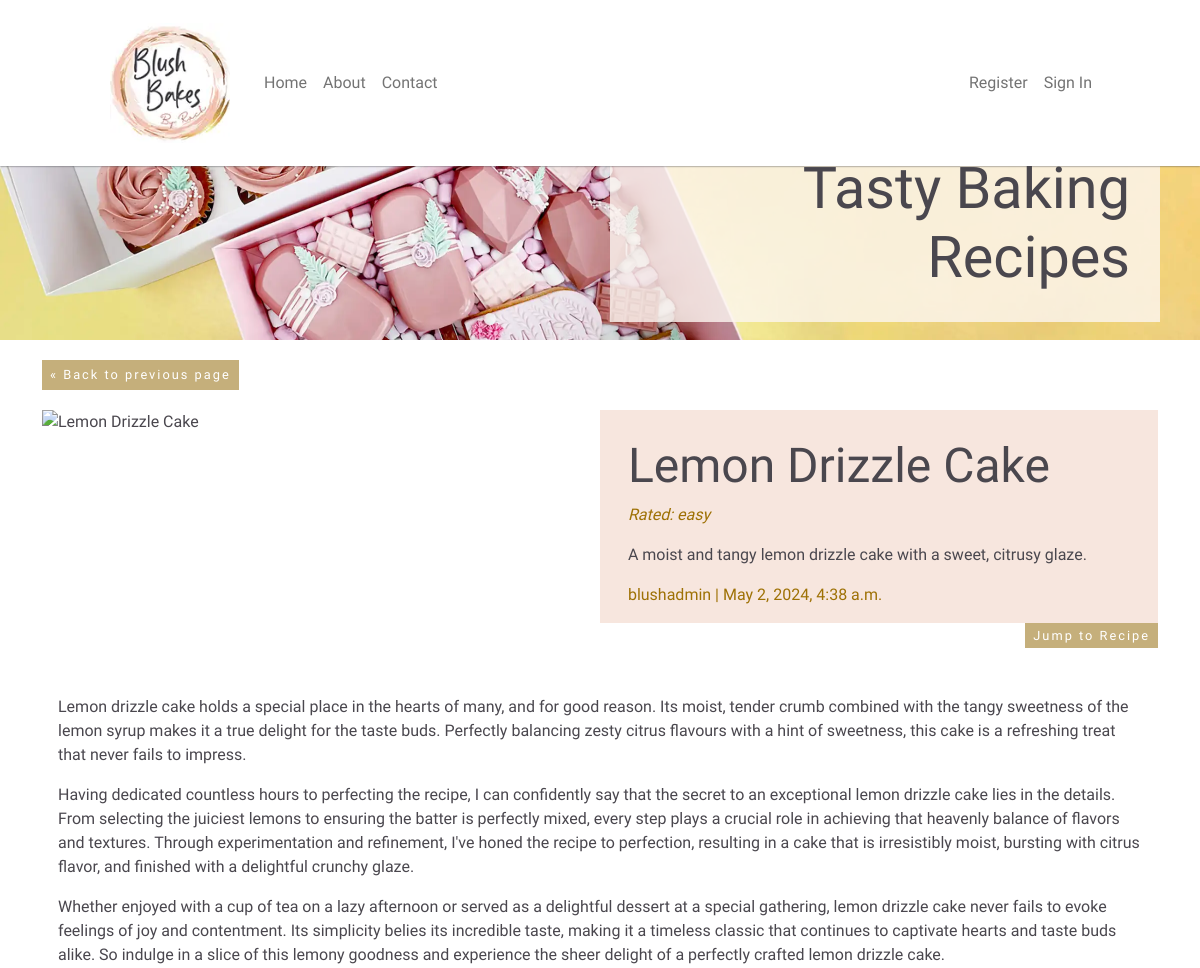
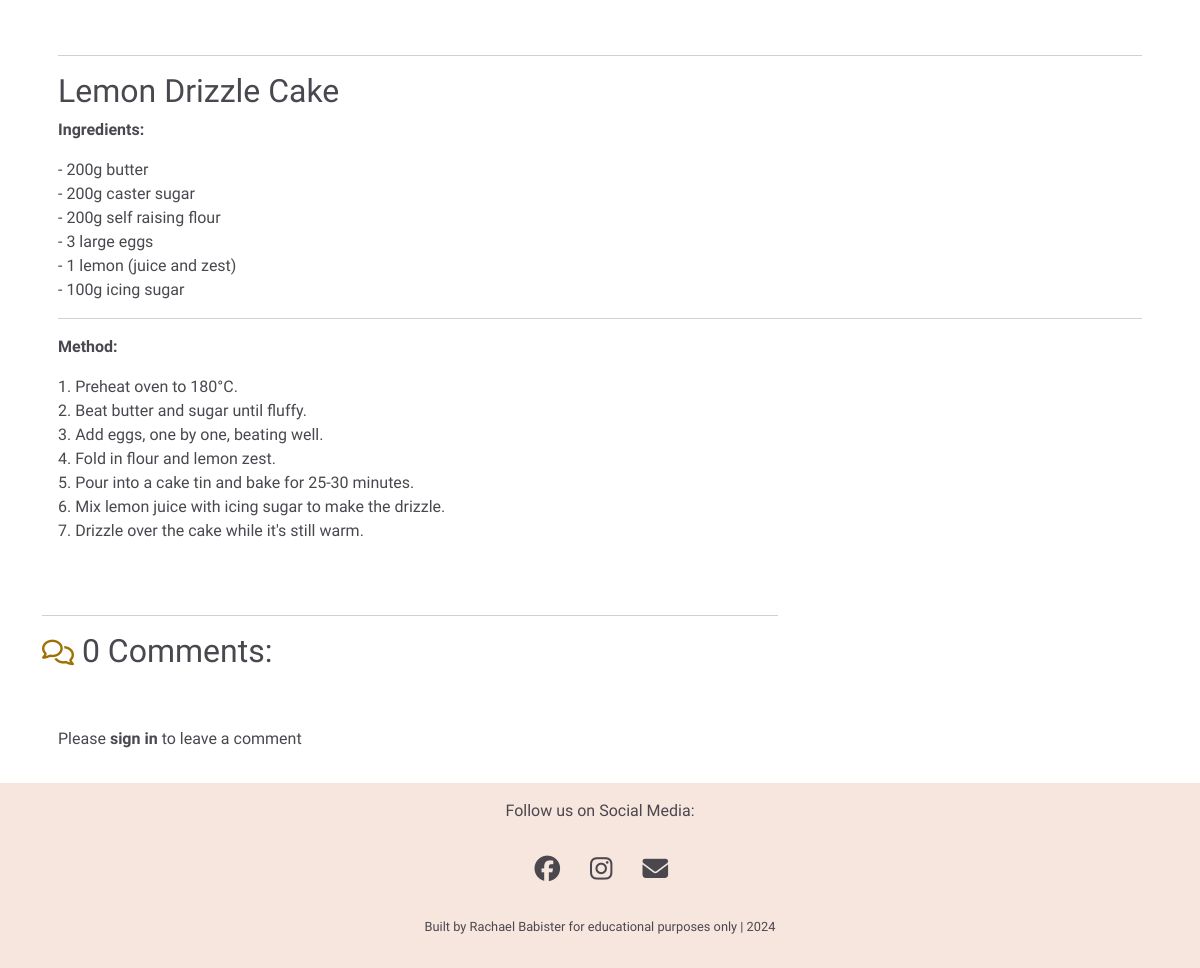
Page /lemon-drizzle-cake/ on the committed database (2 pictures, top to bottom).
### apps/blog/models.py (models this page shows, shortened)
class Recipe(models.Model):
    title = models.CharField(max_length=200, unique=True)
    slug = models.SlugField(max_length=205, unique=True)
    author = models.ForeignKey(
        User, on_delete=models.CASCADE, related_name="blog_posts")
    featured_image = CloudinaryField('image', default='placeholder')
    content = models.TextField()
    difficulty_rating = models.CharField(max_length=10, choices=DIFFICULTY_CHOICES)
    created_on = models.DateTimeField(auto_now_add=True)
    status = models.IntegerField(choices=STATUS, default=0)
    excerpt = models.TextField(blank=True)
    updated_on = models.DateTimeField(auto_now=True)
    favourite_recipes = models.ManyToManyField(User, related_name='favourite_recipes', blank=True)
    class Meta:
        ordering = ["-created_on"]

### apps/blog/views.py (the view, shortened to what this page needs)
# urls.py: path("<slug:slug>/", views.recipe_detail, name="recipe_detail"),
def recipe_detail(request, slug):
    queryset = Recipe.objects.filter(status=1)
    recipe = get_object_or_404(queryset, slug=slug)
    comments = recipe.comments.all().order_by("-created_on")
    comment_count = recipe.comments.filter(approved=True).count()
    recipe.comments.filter(approved=True).count()
    comment_form = CommentForm()
    return render(
        request,
        "blog/recipe_detail.html",
        {
            "recipe": recipe,
            "comments": comments,
            "comment_count": comment_count,
            "comment_form": comment_form,
        },
    )

### apps/blog/templates/blog/recipe_detail.html (shortened to what this page needs)
{% extends 'base.html' %}
{% load static %}
{% load crispy_forms_tags %}
{% block content %}
<div class="main-title">
    <div class="container">
        <button onclick="goBack()" class="page-buttons">&laquo; Back to previous page</button>
        <div class="row g-0 custom-row">
            <div class="col-md-6 main-title-image">
                {% if "placeholder" in recipe.featured_image.url %}
                <img class="image-width" src="{% static 'images/default.jpg' %}" alt="placeholder image">
                {% else %}
                <img class="image-width" src=" {{ recipe.featured_image.url }} " alt="{{ recipe.title }}">
                {% endif %}
            </div>
            <div class="col-md-6 main-title-box">
                <h1 class="post-title">{{ recipe.title }}</h1>
                <p class="difficulty-rating-2">Rated: {{ recipe.difficulty_rating }}</p>
                <p class="post-excerpt">{{ recipe.excerpt }}</p>
                <p class="post-subtitle">{{ recipe.author }} | {{ recipe.created_on }}</p>
            </div>
        </div>
    </div>
</div>
<div class="container">
    <div class="row g-0">
        <div class="col-md-6 offset-md-6 text-end">
            <a href="#recipe-start" class="page-buttons jump-button">Jump to Recipe</a>
        </div>
    </div>
</div>
<div class="container">
    <div class="row">
        <div class="col card mb-4 mt-3 left top">
            <div class="card-body">
                <p class="card-text">
                    {{ recipe.content | safe }}
                </p>
            </div>
        </div>
    </div>
    <div class="row">
        <div class="col-md-8 card">
            <hr>
            <h2><span class="count"><i class="far fa-comments"></i></span> {{ comment_count }} Comments:</h2>
            <div class="card-body">
            </div>
            <div class="col-md-8">
                <div class="card-body">
                    {% if user.is_authenticated %}
                    <h2>Leave a comment:</h2>
                    <p class="comment-by-bold">Signed in as: {{ user.username }}</p>
                    <form id="commentForm" method="post" style="margin-top: 1.3em;">
                        {{ comment_form | crispy }}
                        {% csrf_token %}
                        <button id="submitButton" type="submit" class="page-buttons">Submit</button>
                    </form>
                    {% else %}
                    <p>Please <a href="{{ login_url }}"><strong>sign in</strong></a> to leave a comment</p>
                    {% endif %}
                </div>
            </div>
        </div>
    </div>
</div>
{% endblock content %}

### templates/base.html (shortened to what this page needs)
{% load static %}
{% url 'home' as home_url %}
{% url 'account_login' as login_url %}
{% url 'account_logout' as logout_url %}
<!DOCTYPE html>
<html lang="en">
<head>
    <link href="https://cdn.jsdelivr.net/npm/bootstrap@5.0.1/dist/css/bootstrap.min.css" rel="stylesheet"
>
    <link rel="stylesheet" href="{% static 'css/style.css' %}">
</head>
<body>
    <header class="navbar navbar-expand-md navbar-light">
        <a class="navbar-brand" href="{% url 'home' %}">
            <img class="header-logo" src="{% static 'images/header-logo.webp' %}" width="120" height="120"
                alt="Blush Bakes by Rach logo">
        </a>
        <div class="collapse navbar-collapse" id="navbarContent">
            <ul class="navbar-nav me-auto">
                <li class="nav-item">
                    <a class="nav-link {% if request.path == home_url %}active{% endif %}"
                        href="{% url 'home' %}">Home</a>
                </li>
                <li class="nav-item">
                    <a class="nav-link" href="#">About</a>
                </li>
                <li class="nav-item">
                    <a class="nav-link" href="#">Contact</a>
                </li>
            </ul>
            <ul class="navbar-nav ms-auto">
                {% if user.is_authenticated %}
                <li class="nav-item">
                    <a class="nav-link" href="{% url 'profile' %}">Profile</a>
                </li>
                <li class="nav-item">
                    <a class="nav-link" href="{% url 'account_logout' %}">Sign Out</a>
                </li>
                {% else %}
                <li class="nav-item">
                    <a class="nav-link" href="{% url 'register' %}">Register</a>
                </li>
                <li class="nav-item">
                    <a class="nav-link" href="{% url 'account_login' %}">Sign In</a>
                </li>
                {% endif %}
            </ul>
        </div>
    </header>
    <main>
        <section id="hero"
            aria-label="One treat box containing biscuits and cakes and another box of cupcakes, all decorated in blush pink">
            <div id="hero-text">
                <h2>
                    Tasty Baking Recipes
                </h2>
            </div>
        </section>
        {% block content %}{% endblock content %}
    </main>
    <footer id="footer">
        <p class="py-3 text-center">Follow us on Social Media:</p>
        <ul id="social-media">
            <li><a href="https://www.facebook.com/blushbakesbyrach" target="_blank" rel="noopener"
                    aria-label="Follow me on Facebook (opens in a new tab)">
                    <i class="fa-brands fa-facebook" title="Follow me on Facebook"></i></a>
            </li>
            <li><a href="https://www.instagram.com/blushbakesbyrach/" target="_blank" rel="noopener"
                    aria-label="Follow me on Instagram (opens in a new tab)">
                    <i class="fa-brands fa-instagram" title="Follow me on Instagram"></i></a>
            </li>
            <li><a href="#" target="_blank" rel="noopener" aria-label="Get in touch (takes you to contact page)">
                    <i class="fa-solid fa-envelope" title="Get in touch"></i></a>
            </li>
        </ul>
        <p class="py-3 text-center copyright">
            {% block copyright %}
            Built by Rachael Babister for educational purposes only | 2024
            {% endblock copyright %}
        </p>
    </footer>
</body>
</html>

### static/css/style.css (style rules this page uses)
* { padding: 0; margin: 0; box-sizing: border-box; }
body { font-family: 'Raleway', sans-serif; color: #4a474e; min-height: 100vh; display: flex; flex-direction: column; }
a { text-decoration: none; color: #4a474e; }
h1, h2, h3, h4, h5, h6 { font-family: 'Reenie Beanie', cursive; color: #4A474E; }
header { background-color: #ffffff; position: fixed; z-index: 20; width: 100%; padding: 0 1rem; display: flex; justify-content: space-between; align-items: center; box-shadow: 0 0 2px #4a474e; }
header a { text-decoration: none; color: inherit; }
.header-logo { margin: 10px; }
.navbar { position: fixed; }
.navbar-light, .navbar-toggler { border: none; }
main { margin-top: 140px; flex: 1 0 auto; display: flex; flex-direction: column; }
#hero { height: 200px; width: 100%; background: url('/static/images/treatbox-home.webp') no-repeat left center/cover; position: relative; background-color: #9e7105; }
#hero-text { position: absolute; width: 80%; bottom: 10px; margin-left: 10px; }
#hero-text h2 { font-size: 245%; text-align: left; font-weight: lighter; position: absolute; bottom: 0; padding: 10px; display: block; background-color: rgba(253, 247, 242, .8); }
.page-buttons, .edit-button { color: #ffffff; background-color: #c5af7b; letter-spacing: 2px; border: none; transition-duration: 0.5s; margin-bottom: 20px; padding: .325rem .50rem; font-size: 80%; }
.jump-button { margin-top: 40px; justify: right; }
.image-width { width: 100%; }
.card { border: none; }
.main-title { margin-top: 20px; position: relative; display: inline-block; width: 100%; }
.main-title-box { background-color: #f7e6de; color: #4a474e; position: relative; }
.main-title-box h1 { font-size: 3em; margin-top: 5%; }
.main-title-image { position: relative; overflow: hidden; }
.post-title, .post-excerpt { margin-left: 5%; margin-right: 20px; text-align: left; }
.post-subtitle { margin-left: 5%; color: #9e7105; }
.difficulty-rating-2 { font-style: italic; color: #9e7105; margin-left: 5%; }
.custom-row { position: relative; }
.count { color: #9e7105; font-size: 80%; }
#footer { background-color: #f7e6de; }
#social-media { text-align: center; padding: 0; display: flex; justify-content: center; list-style-type: none; gap: 30px; }
#social-media i { font-size: 160%; padding: 5%; color: #4a474e; transition-duration: 0.5s; }
.copyright { font-size: 80%; }
@media screen and (min-width: 768px) { #hero-text { font-size: 200%; } }
@media screen and (min-width: 992px) { #hero-text { width: 550px; height: 150px; right: 40px; } }
@media screen and (min-width: 992px) { #hero-text h2 { text-align: right; font-size: 180%; padding: 30px; } }
@media screen and (min-width: 1200px) { header { padding-inline: 100px; } }

### rows in the picture
Recipe: title "Lemon Drizzle Cake", difficulty_rating "easy", excerpt "A moist and tangy lemon drizzle cake with a sweet, citrusy glaze.", author "blushadmin", created_on "May 2, 2024, 4:38 a.m.", content "Lemon drizzle cake holds a special place in the hearts of many, and for good reason. Its moist, tender crumb combined with the tangy sweetness of the lemon syrup makes it a true delight for the taste buds. Perfectly balancing zesty citrus flavours with a hint of sweetness, this cake is a refreshing treat that never fails to impress. Having dedicated countless hours to perfecting the recipe, I can confidently say that the secret to an exceptional lemon drizzle cake lies in the details. From selecting the juiciest lemons to ensuring the batter is perfectly mixed, every step plays a crucial role in achieving that heavenly balance of flavors and textures. Through experimentation and refinement,…"

### other values in the picture
{{ comment_count }} "0"
